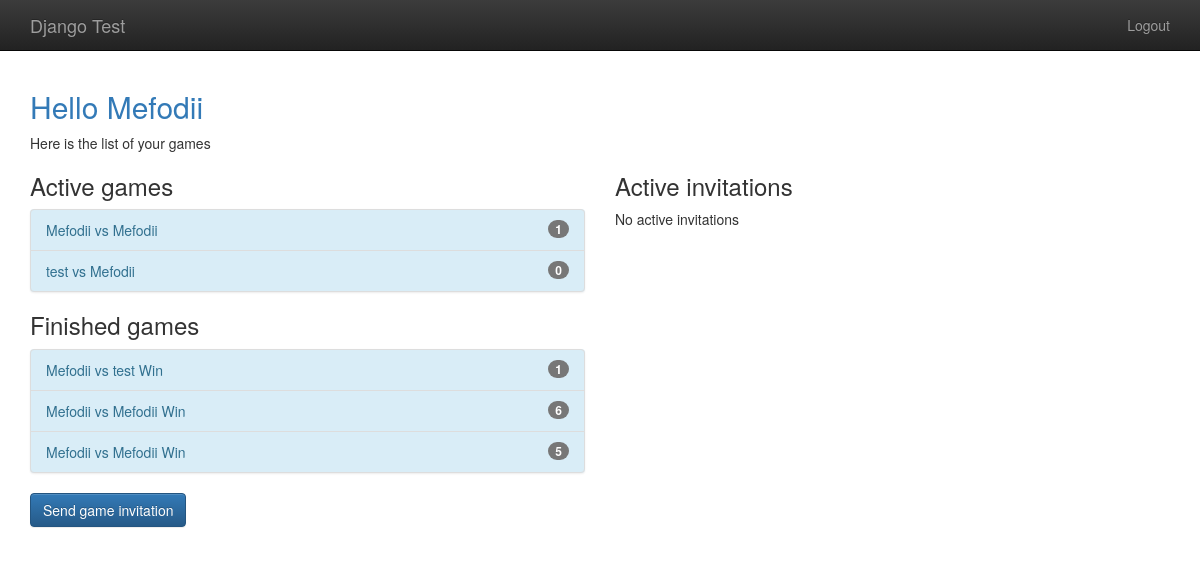
/player/home (signed in), run on an earlier commit of the app's database.
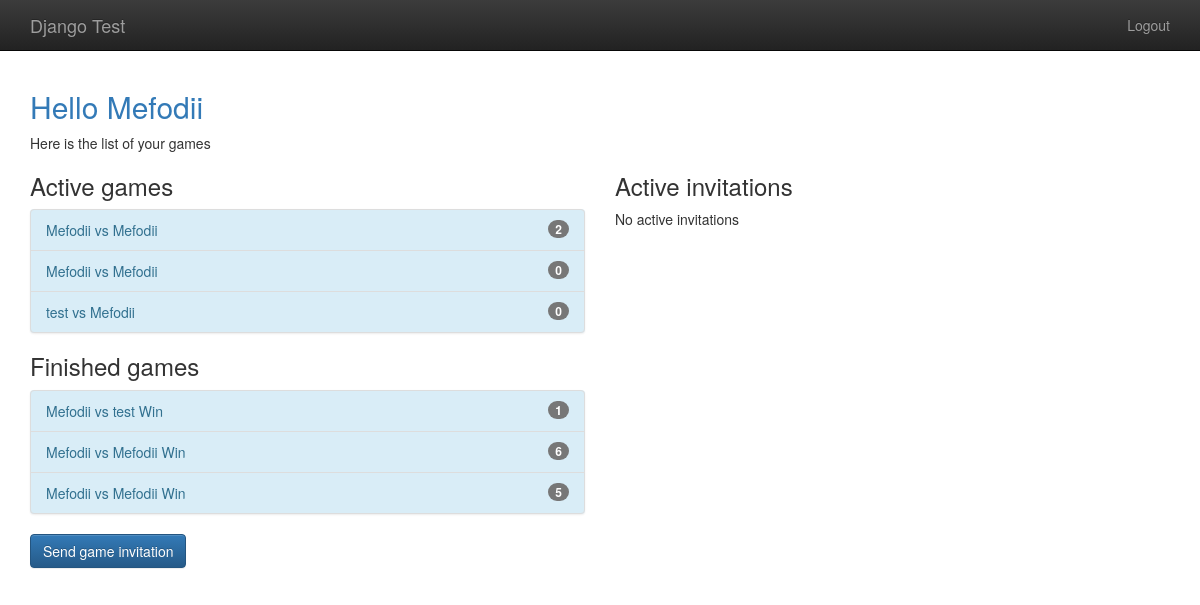
And on a later commit of the database.
### gameplay/models.py (models this page shows, shortened)
class Game(models.Model):
    first_player = models.ForeignKey(User, related_name="games_first_player", on_delete=models.CASCADE)
    second_player = models.ForeignKey(User, related_name="games_second_player", on_delete=models.CASCADE)
    start_time = models.DateTimeField(auto_now_add=True)
    last_active = models.DateTimeField(auto_now=True)
    status = models.CharField(max_length=1, default='F', choices=GAME_STATUS_CHOICES)
    objects = GameQuerySet.as_manager()
    def get_absolute_url(self):
        return reverse("gameplay_detail", args=[self.id])
    def __str__(self):
        return "{0} vs {1}".format(self.first_player, self.second_player)

### player/views.py (the view)
# urls.py: path('home', home, name="player_home"),
@login_required
def home(request):
    my_games = Game.objects.games_for_user(request.user)
    active_games = my_games.active()
    finished_games = my_games.difference(active_games)
    invitations = request.user.invitations_received.all()
    return render(request, "player/home.html",
                  {"active_games": active_games,
                   "finished_games" : finished_games,
                   "invitations": invitations})

### gameplay/models.py (called while the page is built)
    def games_for_user(self, user):
        return self.filter(
            Q(first_player=user) | Q(second_player=user)
        )

    def active(self):
        return self.filter(
            Q(status="F") | Q(status="S")
        )

### templates/player/home.html (shortened to what this page needs)
{% extends "base.html" %}
{% block content %}
    <h2 class="text-primary">Hello {{ user.username }}</h2>
    Here is the list of your games
    <div class="row">
        <div class="col-md-6">
            <h3>Active games</h3>
            {% include "player/game_list_snippet.html" with games_list=active_games %}
            <h3>Finished games</h3>
            {% include "player/game_list_snippet.html" with games_list=finished_games %}
            <p>
                <a class="btn btn-primary"
                   href="{% url 'player_new_invitation' %}">Send game invitation</a>
            </p>
        </div>
        <div class="col-md-6">
            <h3>Active invitations</h3>
            {% if invitations %}
                <div class="list-group">
                    {% for inv in invitations %}
                        <a class="list-group-items" href="{% url 'player_accept_invitation' id=inv.id %}">
                            {{ inv.from_user.username }} invited you to play.<br>
                        </a>
                    {% endfor %}
                </div>
            {% else %}
                <p>No active invitations</p>
            {% endif %}
        </div>
    </div>
{% endblock %}

### templates/player/game_list_snippet.html
{% if games_list %}
    <div class="list-group bg-info">
        {% for game in games_list %}
            <a class="list-group-item list-group-item-info"
               href="{{ game.get_absolute_url }}">
                {{ game }}
                {% if game.status not in "FS" %}
                    {% if game.status == "D" %}
                        Draw
                    {% elif game.status == "W" and user == game.first_player %}
                        Win
                    {% elif game.status == "L" and user == game.second_player %}
                        Win
                    {% else %}
                        Lose
                    {% endif %}
                {% endif %}
                <span class="badge">{{ game.move_set.count }}</span>
            </a>
        {% endfor %}
    </div>
{% endif %}

What changed in the data, as far as the page shows it:
changed Game (number 1 of 6 on the later page): move_set.count "1" → "2"
added Game: first_player+second_player "Mefodii vs Mefodii", move_set.count "0"
